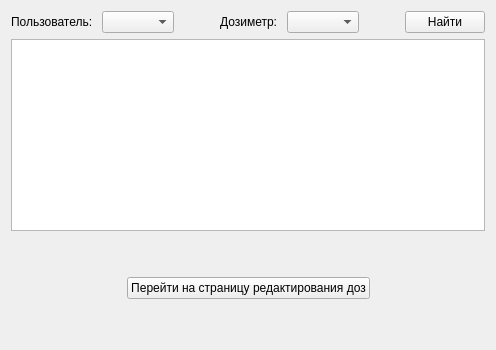
                  <widget class="QWidget" name="tab_34">
                   <attribute name="title">
                    <string>ТЛД</string>
                   </attribute>
                   <layout class="QGridLayout" name="gridLayout_61">
                    <item row="0" column="0">
                     <layout class="QGridLayout" name="gridLayout_62">
                      <item row="1" column="0" colspan="3">
                       <widget class="QTableView" name="tableView_2"/>
                      </item>
                      <item row="2" column="1">
                       <spacer name="verticalSpacer_5">
                        <property name="orientation">
                         <enum>Qt::Orientation::Vertical</enum>
                        </property>
                        <property name="sizeHint" stdset="0">
                         <size>
                          <width>20</width>
                          <height>40</height>
                         </size>
                        </property>
                       </spacer>
                      </item>
                      <item row="3" column="0">
                       <spacer name="horizontalSpacer_127">
                        <property name="orientation">
                         <enum>Qt::Orientation::Horizontal</enum>
                        </property>
                        <property name="sizeHint" stdset="0">
                         <size>
                          <width>40</width>
                          <height>20</height>
                         </size>
                        </property>
                       </spacer>
                      </item>
                      <item row="3" column="1">
                       <widget class="QPushButton" name="pushButton_dozSearch_3">
                        <property name="text">
                         <string>Перейти на страницу редактирования доз</string>
                        </property>
                       </widget>
                      </item>
                      <item row="3" column="2">
                       <spacer name="horizontalSpacer_128">
                        <property name="orientation">
                         <enum>Qt::Orientation::Horizontal</enum>
                        </property>
                        <property name="sizeHint" stdset="0">
                         <size>
                          <width>40</width>
                          <height>20</height>
                         </size>
                        </property>
                       </spacer>
                      </item>
                      <item row="4" column="1">
                       <spacer name="verticalSpacer_6">
                        <property name="orientation">
                         <enum>Qt::Orientation::Vertical</enum>
                        </property>
                        <property name="sizeHint" stdset="0">
                         <size>
                          <width>20</width>
                          <height>40</height>
                         </size>
                        </property>
                       </spacer>
                      </item>
                      <item row="0" column="0" colspan="3">
                       <layout class="QHBoxLayout" name="horizontalLayout_59">
                        <item>
                         <widget class="QLabel" name="label_192">
                          <property name="text">
                           <string>Пользователь: </string>
                          </property>
                         </widget>
                        </item>
                        <item>
                         <widget class="QComboBox" name="comboBox_dozListUsers_2"/>
                        </item>
                        <item>
                         <spacer name="horizontalSpacer_125">
                          <property name="orientation">
                           <enum>Qt::Orientation::Horizontal</enum>
                          </property>
                          <property name="sizeType">
                           <enum>QSizePolicy::Policy::Minimum</enum>
                          </property>
                          <property name="sizeHint" stdset="0">
                           <size>
                            <width>40</width>
                            <height>20</height>
                           </size>
                          </property>
                         </spacer>
                        </item>
                        <item>
                         <widget class="QLabel" name="label_193">
                          <property name="text">
                           <string>Дозиметр: </string>
                          </property>
                         </widget>
                        </item>
                        <item>
                         <widget class="QComboBox" name="comboBox_dozListDoses_2"/>
                        </item>
                        <item>
                         <spacer name="horizontalSpacer_126">
                          <property name="orientation">
                           <enum>Qt::Orientation::Horizontal</enum>
                          </property>
                          <property name="sizeType">
                           <enum>QSizePolicy::Policy::Preferred</enum>
                          </property>
                          <property name="sizeHint" stdset="0">
                           <size>
                            <width>40</width>
                            <height>20</height>
                           </size>
                          </property>
                         </spacer>
                        </item>
                        <item>
                         <widget class="QPushButton" name="pushButton_dozSearch_2">
                          <property name="text">
                           <string>Найти</string>
                          </property>
                         </widget>
                        </item>
                       </layout>
                      </item>
                     </layout>
                    </item>
                   </layout>
                  </widget>
